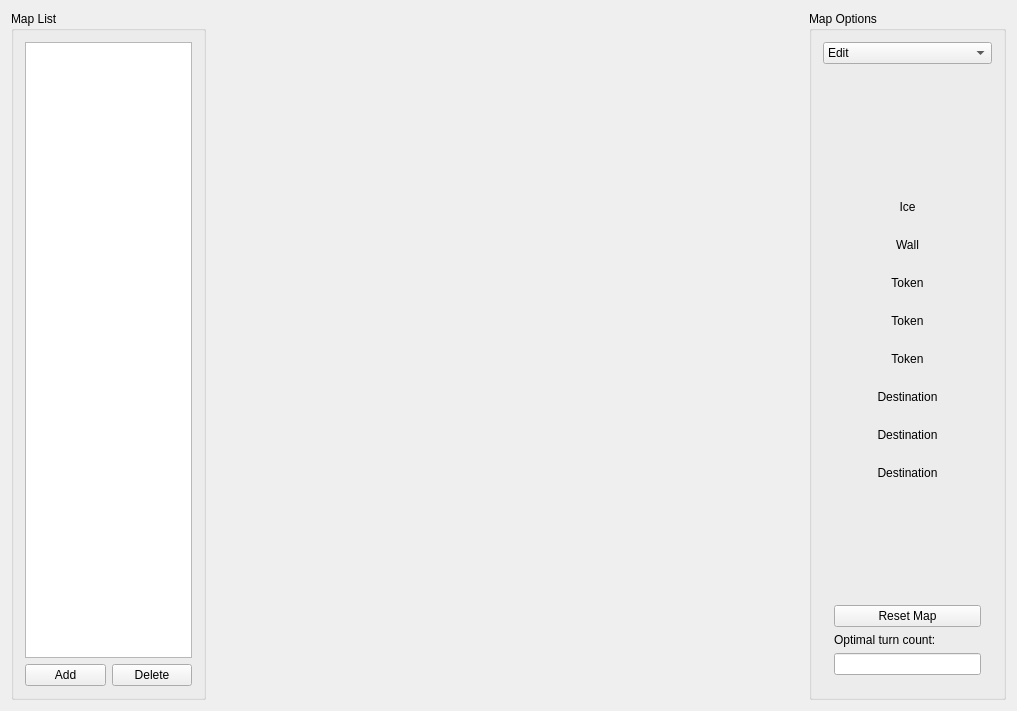
<?xml version="1.0" encoding="UTF-8"?>
<ui version="4.0">
 <class>MapFileView</class>
 <widget class="QWidget" name="MapFileView">
  <property name="geometry">
   <rect>
    <x>0</x>
    <y>0</y>
    <width>1017</width>
    <height>711</height>
   </rect>
  </property>
  <property name="windowTitle">
   <string>mapfile</string>
  </property>
  <layout class="QHBoxLayout" name="horizontalLayout_2" stretch="1,0,1">
   <item>
    <layout class="QVBoxLayout" name="verticalLayout_2">
     <item>
      <widget class="QGroupBox" name="groupBoxMapList">
       <property name="sizePolicy">
        <sizepolicy hsizetype="Preferred" vsizetype="Preferred">
         <horstretch>0</horstretch>
         <verstretch>0</verstretch>
        </sizepolicy>
       </property>
       <property name="maximumSize">
        <size>
         <width>195</width>
         <height>16777215</height>
        </size>
       </property>
       <property name="title">
        <string>Map List</string>
       </property>
       <layout class="QVBoxLayout" name="verticalLayout">
        <item>
         <widget class="QListWidget" name="listWidgetMapList"/>
        </item>
        <item>
         <layout class="QHBoxLayout" name="horizontalLayout">
          <item>
           <widget class="QPushButton" name="pushButtonAdd">
            <property name="text">
             <string>Add</string>
            </property>
           </widget>
          </item>
          <item>
           <widget class="QPushButton" name="pushButtonDelete">
            <property name="text">
             <string>Delete</string>
            </property>
           </widget>
          </item>
         </layout>
        </item>
       </layout>
      </widget>
     </item>
    </layout>
   </item>
   <item>
    <widget class="QMapViewWidget" name="mapWidget" native="true">
     <property name="sizePolicy">
      <sizepolicy hsizetype="Expanding" vsizetype="Preferred">
       <horstretch>3</horstretch>
       <verstretch>0</verstretch>
      </sizepolicy>
     </property>
    </widget>
   </item>
   <item>
    <widget class="QGroupBox" name="groupBoxMode">
     <property name="sizePolicy">
      <sizepolicy hsizetype="Preferred" vsizetype="Preferred">
       <horstretch>1</horstretch>
       <verstretch>0</verstretch>
      </sizepolicy>
     </property>
     <property name="title">
      <string>Map Options</string>
     </property>
     <layout class="QVBoxLayout" name="verticalLayout_3">
      <item>
       <widget class="QComboBox" name="comboBox">
        <item>
         <property name="text">
          <string>Edit</string>
         </property>
        </item>
        <item>
         <property name="text">
          <string>Play</string>
         </property>
        </item>
       </widget>
      </item>
      <item>
       <widget class="QStackedWidget" name="stackedWidget">
        <property name="sizePolicy">
         <sizepolicy hsizetype="Expanding" vsizetype="Preferred">
          <horstretch>0</horstretch>
          <verstretch>0</verstretch>
         </sizepolicy>
        </property>
        <property name="currentIndex">
         <number>0</number>
        </property>
        <widget class="QWidget" name="page">
         <layout class="QVBoxLayout" name="verticalLayout_4">
          <item>
           <spacer name="verticalSpacer">
            <property name="orientation">
             <enum>Qt::Vertical</enum>
            </property>
            <property name="sizeHint" stdset="0">
             <size>
              <width>20</width>
              <height>36</height>
             </size>
            </property>
           </spacer>
          </item>
          <item>
           <widget class="QPushButton" name="pushButtonItemIce">
            <property name="minimumSize">
             <size>
              <width>0</width>
              <height>32</height>
             </size>
            </property>
            <property name="text">
             <string>Ice</string>
            </property>
            <property name="iconSize">
             <size>
              <width>24</width>
              <height>24</height>
             </size>
            </property>
            <property name="checkable">
             <bool>true</bool>
            </property>
            <property name="flat">
             <bool>true</bool>
            </property>
            <attribute name="buttonGroup">
             <string notr="true">buttonGroup</string>
            </attribute>
           </widget>
          </item>
          <item>
           <widget class="QPushButton" name="pushButtonItemWall">
            <property name="minimumSize">
             <size>
              <width>0</width>
              <height>32</height>
             </size>
            </property>
            <property name="text">
             <string>Wall</string>
            </property>
            <property name="iconSize">
             <size>
              <width>24</width>
              <height>24</height>
             </size>
            </property>
            <property name="checkable">
             <bool>true</bool>
            </property>
            <property name="flat">
             <bool>true</bool>
            </property>
            <attribute name="buttonGroup">
             <string notr="true">buttonGroup</string>
            </attribute>
           </widget>
          </item>
          <item>
           <widget class="QPushButton" name="pushButtonItemSrcRed">
            <property name="minimumSize">
             <size>
              <width>0</width>
              <height>32</height>
             </size>
            </property>
            <property name="text">
             <string>Token</string>
            </property>
            <property name="iconSize">
             <size>
              <width>24</width>
              <height>24</height>
             </size>
            </property>
            <property name="checkable">
             <bool>true</bool>
            </property>
            <property name="flat">
             <bool>true</bool>
            </property>
            <attribute name="buttonGroup">
             <string notr="true">buttonGroup</string>
            </attribute>
           </widget>
          </item>
          <item>
           <widget class="QPushButton" name="pushButtonItemSrcGreen">
            <property name="minimumSize">
             <size>
              <width>0</width>
              <height>32</height>
             </size>
            </property>
            <property name="text">
             <string>Token</string>
            </property>
            <property name="iconSize">
             <size>
              <width>24</width>
              <height>24</height>
             </size>
            </property>
            <property name="checkable">
             <bool>true</bool>
            </property>
            <property name="flat">
             <bool>true</bool>
            </property>
            <attribute name="buttonGroup">
             <string notr="true">buttonGroup</string>
            </attribute>
           </widget>
          </item>
          <item>
           <widget class="QPushButton" name="pushButtonItemSrcBlue">
            <property name="minimumSize">
             <size>
              <width>0</width>
              <height>32</height>
             </size>
            </property>
            <property name="text">
             <string>Token</string>
            </property>
            <property name="iconSize">
             <size>
              <width>24</width>
              <height>24</height>
             </size>
            </property>
            <property name="checkable">
             <bool>true</bool>
            </property>
            <property name="flat">
             <bool>true</bool>
            </property>
            <attribute name="buttonGroup">
             <string notr="true">buttonGroup</string>
            </attribute>
           </widget>
          </item>
          <item>
           <widget class="QPushButton" name="pushButtonItemDestRed">
            <property name="minimumSize">
             <size>
              <width>0</width>
              <height>32</height>
             </size>
            </property>
            <property name="text">
             <string>Destination</string>
            </property>
            <property name="iconSize">
             <size>
              <width>24</width>
              <height>24</height>
             </size>
            </property>
            <property name="checkable">
             <bool>true</bool>
            </property>
            <property name="flat">
             <bool>true</bool>
            </property>
            <attribute name="buttonGroup">
             <string notr="true">buttonGroup</string>
            </attribute>
           </widget>
          </item>
          <item>
           <widget class="QPushButton" name="pushButtonItemDestGreen">
            <property name="minimumSize">
             <size>
              <width>0</width>
              <height>32</height>
             </size>
            </property>
            <property name="text">
             <string>Destination</string>
            </property>
            <property name="iconSize">
             <size>
              <width>24</width>
              <height>24</height>
             </size>
            </property>
            <property name="checkable">
             <bool>true</bool>
            </property>
            <property name="flat">
             <bool>true</bool>
            </property>
            <attribute name="buttonGroup">
             <string notr="true">buttonGroup</string>
            </attribute>
           </widget>
          </item>
          <item>
           <widget class="QPushButton" name="pushButtonItemDestBlue">
            <property name="minimumSize">
             <size>
              <width>0</width>
              <height>32</height>
             </size>
            </property>
            <property name="text">
             <string>Destination</string>
            </property>
            <property name="iconSize">
             <size>
              <width>24</width>
              <height>24</height>
             </size>
            </property>
            <property name="checkable">
             <bool>true</bool>
            </property>
            <property name="flat">
             <bool>true</bool>
            </property>
            <attribute name="buttonGroup">
             <string notr="true">buttonGroup</string>
            </attribute>
           </widget>
          </item>
          <item>
           <spacer name="verticalSpacer_2">
            <property name="orientation">
             <enum>Qt::Vertical</enum>
            </property>
            <property name="sizeHint" stdset="0">
             <size>
              <width>18</width>
              <height>35</height>
             </size>
            </property>
           </spacer>
          </item>
          <item>
           <widget class="QPushButton" name="pushButtonResetEdit">
            <property name="text">
             <string>Reset Map</string>
            </property>
           </widget>
          </item>
          <item>
           <widget class="QLabel" name="labelOptimalTurn">
            <property name="text">
             <string>Optimal turn count:</string>
            </property>
           </widget>
          </item>
          <item>
           <widget class="QLineEdit" name="lineEditOptimumTurnCount">
            <property name="maxLength">
             <number>3</number>
            </property>
           </widget>
          </item>
         </layout>
        </widget>
        <widget class="QWidget" name="page_2">
         <layout class="QVBoxLayout" name="verticalLayout_5">
          <item>
           <widget class="QLabel" name="labelTurnCount">
            <property name="text">
             <string>TurnCount: 0</string>
            </property>
           </widget>
          </item>
          <item>
           <widget class="QLabel" name="labelDone">
            <property name="text">
             <string/>
            </property>
           </widget>
          </item>
          <item>
           <widget class="QPushButton" name="pushButtonGameReset">
            <property name="minimumSize">
             <size>
              <width>0</width>
              <height>32</height>
             </size>
            </property>
            <property name="text">
             <string>Reset</string>
            </property>
           </widget>
          </item>
          <item>
           <spacer name="verticalSpacer_3">
            <property name="orientation">
             <enum>Qt::Vertical</enum>
            </property>
            <property name="sizeHint" stdset="0">
             <size>
              <width>20</width>
              <height>327</height>
             </size>
            </property>
           </spacer>
          </item>
         </layout>
        </widget>
        <widget class="QWidget" name="page_3"/>
       </widget>
      </item>
     </layout>
    </widget>
   </item>
  </layout>
 </widget>
 <layoutdefault spacing="6" margin="11"/>
 <customwidgets>
  <customwidget>
   <class>QMapViewWidget</class>
   <extends>QWidget</extends>
   <header location="global">qmapviewwidget.h</header>
   <container>1</container>
  </customwidget>
 </customwidgets>
 <resources/>
 <connections>
  <connection>
   <sender>comboBox</sender>
   <signal>activated(int)</signal>
   <receiver>stackedWidget</receiver>
   <slot>setCurrentIndex(int)</slot>
   <hints>
    <hint type="sourcelabel">
     <x>587</x>
     <y>100</y>
    </hint>
    <hint type="destinationlabel">
     <x>586</x>
     <y>124</y>
    </hint>
   </hints>
  </connection>
 </connections>
 <buttongroups>
  <buttongroup name="buttonGroup"/>
 </buttongroups>
</ui>
